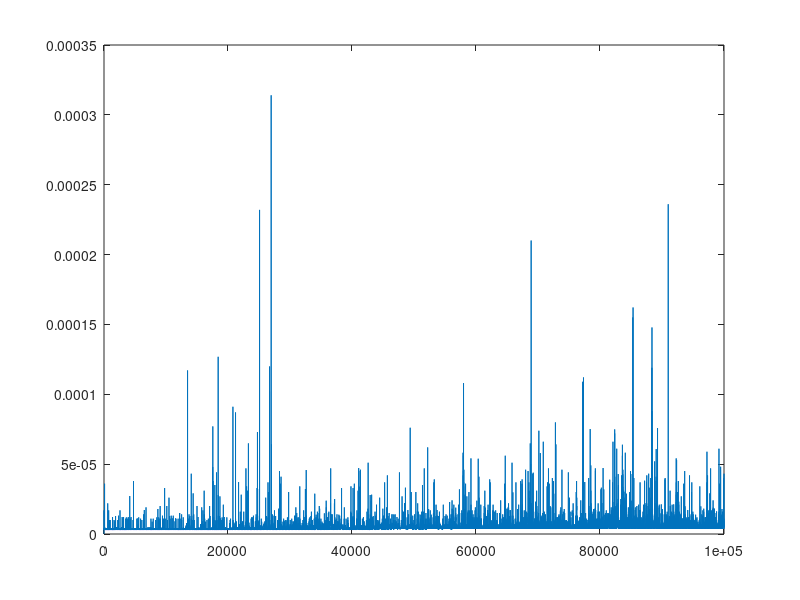

Here is the MATLAB script that generated this plot:
format long;
Interval = 1;
TimeCard=[];
while Interval < 100000
    tic;
    Interval=Interval+1;
    TimeCard (Interval,1)=toc;
end

MeanInterval = mean(TimeCard)
MinInterval = min(TimeCard)
MaxInterval = max(TimeCard)

figure ;
plot (TimeCard);
